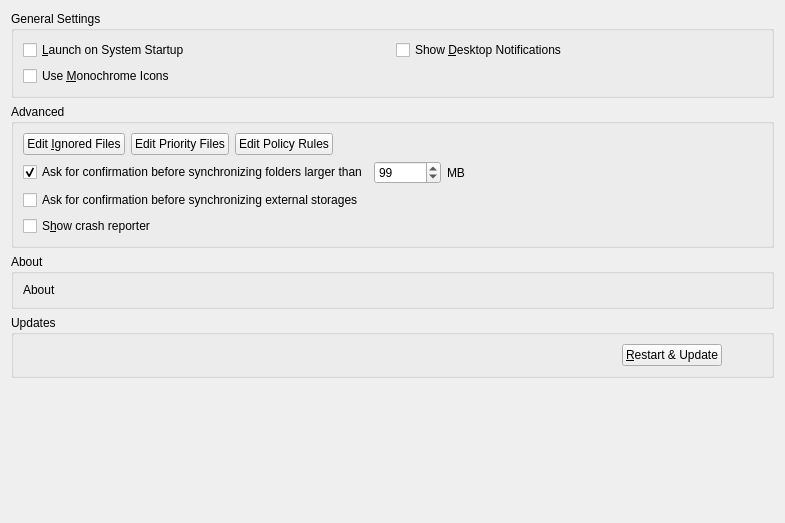
<?xml version="1.0" encoding="UTF-8"?>
<ui version="4.0">
 <class>OCC::GeneralSettings</class>
 <widget class="QWidget" name="OCC::GeneralSettings">
  <property name="geometry">
   <rect>
    <x>0</x>
    <y>0</y>
    <width>785</width>
    <height>523</height>
   </rect>
  </property>
  <property name="windowTitle">
   <string>Form</string>
  </property>
  <layout class="QGridLayout" name="gridLayout_3">
   <item row="0" column="0">
    <widget class="QGroupBox" name="generalGroupBox">
     <property name="title">
      <string>General Settings</string>
     </property>
     <layout class="QGridLayout" name="gridLayout_2">
      <item row="0" column="0">
       <widget class="QCheckBox" name="autostartCheckBox">
        <property name="text">
         <string>&amp;Launch on System Startup</string>
        </property>
       </widget>
      </item>
      <item row="0" column="1">
       <widget class="QCheckBox" name="desktopNotificationsCheckBox">
        <property name="text">
         <string>Show &amp;Desktop Notifications</string>
        </property>
       </widget>
      </item>
      <item row="1" column="0">
       <widget class="QCheckBox" name="monoIconsCheckBox">
        <property name="toolTip">
         <string>For System Tray</string>
        </property>
        <property name="text">
         <string>Use &amp;Monochrome Icons</string>
        </property>
       </widget>
      </item>
     </layout>
    </widget>
   </item>
   <item row="2" column="0">
    <widget class="QGroupBox" name="aboutGroupBox">
     <property name="title">
      <string>About</string>
     </property>
     <layout class="QVBoxLayout" name="verticalLayout_3">
      <item>
       <widget class="QLabel" name="aboutLabel">
        <property name="sizePolicy">
         <sizepolicy hsizetype="Preferred" vsizetype="Minimum">
          <horstretch>0</horstretch>
          <verstretch>0</verstretch>
         </sizepolicy>
        </property>
        <property name="text">
         <string>About</string>
        </property>
       </widget>
      </item>
     </layout>
    </widget>
   </item>
   <item row="3" column="0">
    <widget class="QGroupBox" name="updatesGroupBox">
     <property name="title">
      <string>Updates</string>
     </property>
     <layout class="QHBoxLayout" name="horizontalLayout">
      <item>
       <widget class="QLabel" name="updateStateLabel">
        <property name="text">
         <string/>
        </property>
        <property name="wordWrap">
         <bool>true</bool>
        </property>
        <property name="openExternalLinks">
         <bool>true</bool>
        </property>
       </widget>
      </item>
      <item>
       <widget class="QPushButton" name="restartButton">
        <property name="sizePolicy">
         <sizepolicy hsizetype="Maximum" vsizetype="Fixed">
          <horstretch>0</horstretch>
          <verstretch>0</verstretch>
         </sizepolicy>
        </property>
        <property name="text">
         <string>&amp;Restart &amp;&amp; Update</string>
        </property>
       </widget>
      </item>
      <item>
       <spacer name="horizontalSpacer">
        <property name="orientation">
         <enum>Qt::Horizontal</enum>
        </property>
        <property name="sizeType">
         <enum>QSizePolicy::Preferred</enum>
        </property>
        <property name="sizeHint" stdset="0">
         <size>
          <width>40</width>
          <height>20</height>
         </size>
        </property>
       </spacer>
      </item>
     </layout>
    </widget>
   </item>
   <item row="4" column="0">
    <spacer name="verticalSpacer">
     <property name="orientation">
      <enum>Qt::Vertical</enum>
     </property>
     <property name="sizeHint" stdset="0">
      <size>
       <width>20</width>
       <height>0</height>
      </size>
     </property>
    </spacer>
   </item>
   <item row="1" column="0">
    <widget class="QGroupBox" name="groupBox">
     <property name="title">
      <string>Advanced</string>
     </property>
     <layout class="QVBoxLayout" name="verticalLayout">
      <item>
       <layout class="QHBoxLayout" name="horizontalLayout_4">
        <item>
         <widget class="QPushButton" name="ignoredFilesButton">
          <property name="text">
           <string>Edit &amp;Ignored Files</string>
          </property>
         </widget>
        </item>
        <item>
         <widget class="QPushButton" name="priorityFilesButton">
          <property name="text">
           <string>Edit Priority Files</string>
          </property>
         </widget>
        </item>
        <item>
         <widget class="QPushButton" name="policyRulesButton">
          <property name="text">
           <string>Edit Policy Rules</string>
          </property>
         </widget>
        </item>
        <item>
         <spacer name="horizontalSpacer_4">
          <property name="orientation">
           <enum>Qt::Horizontal</enum>
          </property>
          <property name="sizeHint" stdset="0">
           <size>
            <width>555</width>
            <height>20</height>
           </size>
          </property>
         </spacer>
        </item>
       </layout>
      </item>
      <item>
       <layout class="QHBoxLayout" name="horizontalLayout_3">
        <item>
         <widget class="QCheckBox" name="newFolderLimitCheckBox">
          <property name="text">
           <string>Ask for confirmation before synchronizing folders larger than</string>
          </property>
          <property name="checked">
           <bool>true</bool>
          </property>
         </widget>
        </item>
        <item>
         <widget class="QSpinBox" name="newFolderLimitSpinBox">
          <property name="maximum">
           <number>999999</number>
          </property>
          <property name="value">
           <number>99</number>
          </property>
         </widget>
        </item>
        <item>
         <widget class="QLabel" name="label">
          <property name="text">
           <string extracomment="Trailing part of &quot;Ask confirmation before syncing folder larger than&quot; ">MB</string>
          </property>
         </widget>
        </item>
        <item>
         <spacer name="horizontalSpacer_3">
          <property name="orientation">
           <enum>Qt::Horizontal</enum>
          </property>
          <property name="sizeHint" stdset="0">
           <size>
            <width>40</width>
            <height>20</height>
           </size>
          </property>
         </spacer>
        </item>
       </layout>
      </item>
      <item>
       <layout class="QHBoxLayout" name="horizontalLayout_8">
        <item>
         <widget class="QCheckBox" name="newExternalStorage">
          <property name="text">
           <string>Ask for confirmation before synchronizing external storages</string>
          </property>
         </widget>
        </item>
       </layout>
      </item>
      <item>
       <layout class="QHBoxLayout" name="horizontalLayout_9">
        <item>
         <widget class="QCheckBox" name="crashreporterCheckBox">
          <property name="sizePolicy">
           <sizepolicy hsizetype="MinimumExpanding" vsizetype="Fixed">
            <horstretch>0</horstretch>
            <verstretch>0</verstretch>
           </sizepolicy>
          </property>
          <property name="text">
           <string>S&amp;how crash reporter</string>
          </property>
         </widget>
        </item>
       </layout>
      </item>
     </layout>
    </widget>
   </item>
  </layout>
 </widget>
 <tabstops>
  <tabstop>autostartCheckBox</tabstop>
  <tabstop>desktopNotificationsCheckBox</tabstop>
  <tabstop>monoIconsCheckBox</tabstop>
  <tabstop>ignoredFilesButton</tabstop>
  <tabstop>newFolderLimitCheckBox</tabstop>
  <tabstop>newFolderLimitSpinBox</tabstop>
  <tabstop>crashreporterCheckBox</tabstop>
  <tabstop>restartButton</tabstop>
 </tabstops>
 <resources/>
 <connections>
  <connection>
   <sender>newFolderLimitCheckBox</sender>
   <signal>toggled(bool)</signal>
   <receiver>newFolderLimitSpinBox</receiver>
   <slot>setEnabled(bool)</slot>
   <hints>
    <hint type="sourcelabel">
     <x>225</x>
     <y>231</y>
    </hint>
    <hint type="destinationlabel">
     <x>587</x>
     <y>230</y>
    </hint>
   </hints>
  </connection>
 </connections>
</ui>
